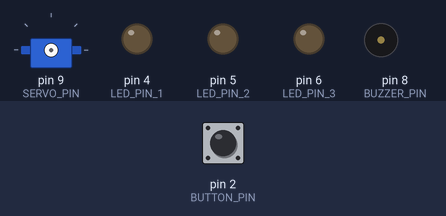
The sketch below on a simulated Arduino Uno, built with avr-gcc and run on an emulated ATmega328P. On the bench: servo, output pins drawn as LEDs (lit = HIGH), buzzer (waves = sounding). Inputs (shaded band) come from the test bench; at power-on: pin 2 (BUTTON_PIN) HIGH. Random numbers use the default seed unless the sketch sets one.

Above: at 1.8 s.
1.9 s: pin 2 (BUTTON_PIN) pulled LOW for 0.15 s
At 2.5 s:
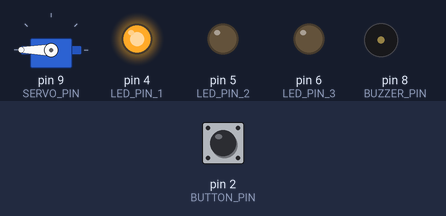
5.0 s: pin 2 (BUTTON_PIN) pulsed LOW 5 times (0.12 s each, 0.3 s apart)
At 6.7 s:
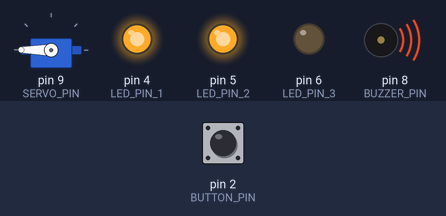
9.5 s: pin 2 (BUTTON_PIN) pulsed LOW 5 times (0.12 s each, 0.3 s apart)
At 11.4 s:
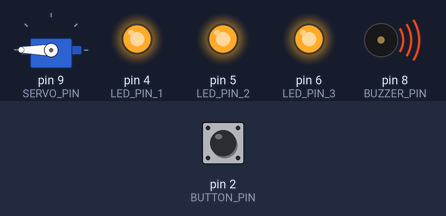
16.6 s: pin 2 (BUTTON_PIN) pulled LOW for 1 s
At 20.4 s:
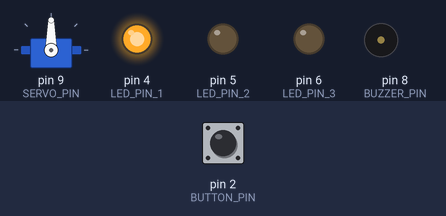
20.6 s: pin 2 (BUTTON_PIN) pulled LOW for 3.2 s
At 24.7 s:
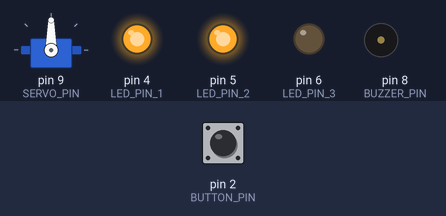
Timing chart, 0 to 26.2 s (numbered marks = the images above; inputs shaded):
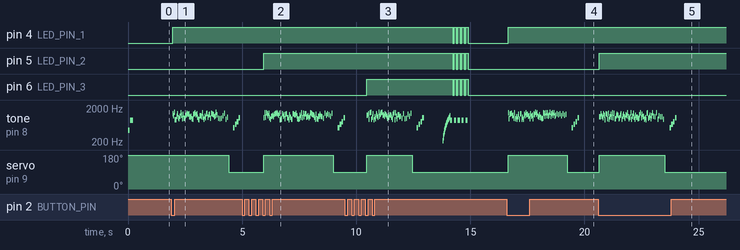

Measured:
- after the input at 1.9 s, pin 4 (LED_PIN_1): LOW → HIGH after 0.05 s; tone on pin 8 (BUZZER_PIN): plays 1334 Hz for 0.01 s, 1198 Hz for 0.01 s, 1476 Hz for 0.01 s, 900 Hz for 0.01 s, 900 Hz for 0.01 s, 1127 Hz for 0.01 s … (67 notes in this stretch), starting after 0.05 s; servo on pin 9 (SERVO_PIN): 180° → 90° after 2.5 s
- after the input at 5.0 s, pin 5 (LED_PIN_2): LOW → HIGH after 0.95 s; tone on pin 8 (BUZZER_PIN): plays 1034 Hz for 0.01 s, 1441 Hz for 0.01 s, 1057 Hz for 0.01 s, 1444 Hz for 0.01 s, 1360 Hz for 0.01 s, 1193 Hz for 0.01 s … (84 notes in this stretch), starting after 0.95 s; servo on pin 9 (SERVO_PIN): 90° → 180° after 0.95 s, → 90° 3.1 s later
- after the input at 9.5 s, pin 4 (LED_PIN_1), pin 5 (LED_PIN_2): alternates HIGH for 0.10 s and LOW for 0.07 s, 9 changes in all, then stays LOW, starting after 4.7 s
- after the input at 16.6 s, pin 4 (LED_PIN_1): LOW → HIGH after 0.05 s; tone on pin 8 (BUZZER_PIN): plays 1467 Hz for 0.01 s, 981 Hz for 0.01 s, 1316 Hz for 0.01 s, 1359 Hz for 0.01 s, 1424 Hz for 0.01 s, 1167 Hz for 0.01 s … (71 notes in this stretch), starting after 0.05 s; servo on pin 9 (SERVO_PIN): 90° → 180° after 0.05 s, → 90° 2.6 s later
- after the input at 20.6 s, pin 5 (LED_PIN_2): LOW → HIGH after 0.05 s; tone on pin 8 (BUZZER_PIN): plays 1115 Hz for 0.01 s, 1105 Hz for 0.01 s, 1347 Hz for 0.01 s, 1133 Hz for 0.01 s, 1030 Hz for 0.01 s, 1349 Hz for 0.01 s … (79 notes in this stretch), starting after 0.05 s; servo on pin 9 (SERVO_PIN): 90° → 180° after 0.05 s, → 90° 2.9 s later

The sketch:

Candy_Roulette.ino
```cpp
/*
  Halloween Candy Roulette
  ---------------------------------------
  Author: Raoul Mendanha
  Date: October 2026

  Description:
  This Halloween-themed Arduino project turns candy selection into a game of chance!
  Trick-or-treaters press a button to spin a motorized "Wheel of Fate" powered by a
  360-degree continuous rotation servo. The pointer spins chaotically with retro arcade
  sound effects and lands squarely on one of four candies (Snickers, Skittles, Twix,
  or Life Savers Gummies). Players get 3 spins total tracked by indicator LEDs before
  the game locks in their haul and triggers a victory fanfare.

  GitHub Repository: https://github.com/raoulmendanha/CandyRoulette
*/

#include <Servo.h>

// --- Pin Definitions ---
const int BUTTON_PIN = 2;
const int SERVO_PIN  = 9;
const int BUZZER_PIN = 8;

// LEDs: Spin 1, 2, and 3 Indicators
const int LED_PIN_1 = 4;
const int LED_PIN_2 = 5;
const int LED_PIN_3 = 6;

// --- Global Objects ---
Servo wheelPointer;

// --- Calibration & Servo Constants ---
// For continuous rotation servos: 90 is stop, 180 is full CW speed
const int SERVO_STOP = 90;
const int SPIN_SPEED = 180;

// CALIBRATION: Milliseconds required to rotate exactly 90 degrees (1 quadrant).
// - Overshooting past the target? Decrease this number (e.g., 140).
// - Undershooting before the target? Increase this number (e.g., 165).
const int MS_PER_90_DEG = 150;

// --- Global Variables ---
int spinCount  = 0;
int currentPos = 0; // 0 = 12 o'clock, 1 = 3 o'clock, 2 = 6 o'clock, 3 = 9 o'clock

// ===================================================================
// SETUP
// ===================================================================
void setup() {
  pinMode(BUTTON_PIN, INPUT_PULLUP);
  pinMode(BUZZER_PIN, OUTPUT);
  pinMode(LED_PIN_1, OUTPUT);
  pinMode(LED_PIN_2, OUTPUT);
  pinMode(LED_PIN_3, OUTPUT);

  stopServo();

  randomSeed(analogRead(A0)); // Seed randomness
  startupFanfare();
  resetGame();
}

// ===================================================================
// LOOP
// ===================================================================
void loop() {
  // Check for button press (active LOW with internal pullup)
  if (digitalRead(BUTTON_PIN) == LOW) {
    delay(50); // Debounce
    if (digitalRead(BUTTON_PIN) == LOW) {
      executeSpin();

      // Debounce release: wait until button is released
      while (digitalRead(BUTTON_PIN) == LOW) {
        delay(10);
      }
    }
  }
}

// ===================================================================
// RESET FUNCTION
// ===================================================================
void resetGame() {
  spinCount = 0;
  stopServo();
  noTone(BUZZER_PIN);

  digitalWrite(LED_PIN_1, LOW);
  digitalWrite(LED_PIN_2, LOW);
  digitalWrite(LED_PIN_3, LOW);

  delay(400);
}

// ===================================================================
// SPIN SEQUENCE
// ===================================================================
void executeSpin() {
  spinCount++;

  // Light up the corresponding turn LED
  if (spinCount == 1) digitalWrite(LED_PIN_1, HIGH);
  if (spinCount == 2) digitalWrite(LED_PIN_2, HIGH);
  if (spinCount == 3) digitalWrite(LED_PIN_3, HIGH);

  // 1. Pick a random target quadrant (0 to 3)
  int targetPos = random(0, 4);

  // 2. Compute 90-degree steps required
  int forwardSteps = (targetPos - currentPos + 4) % 4;
  if (forwardSteps == 0) {
    forwardSteps = 4; // Ensure at least 1 full spin if landing on same item
  }

  // 3. Add 2 to 4 full revolutions for dramatic arcade suspense
  int extraFullRotations = random(2, 5);
  int totalSteps = forwardSteps + (extraFullRotations * 4);

  // 4. Calculate total run duration based on calibration constant
  unsigned long runTime = (unsigned long)totalSteps * MS_PER_90_DEG;

  // 5. Spin and play clicking wheel sound effects
  wheelPointer.attach(SERVO_PIN);
  wheelPointer.write(SPIN_SPEED);

  unsigned long startTime = millis();
  int tickDelay = 35;

  while (millis() - startTime < runTime) {
    tone(BUZZER_PIN, random(900, 1500), 12);
    delay(tickDelay);
    noTone(BUZZER_PIN);

    // Decelerate clicks near the end
    if (runTime - (millis() - startTime) < 500) {
      tickDelay = 65;
    }
  }

  // 6. Hard stop and update logical position
  stopServo();
  currentPos = targetPos;
  delay(200);

  // Candy reward chime
  awardCandyChime();

  // 7. Check if 3 turns are complete
  if (spinCount >= 3) {
    delay(800);
    grandFinaleFanfare();
    resetGame();
  } else {
    delay(800);
  }
}

// ===================================================================
// AUDIO & HELPER ROUTINES
// ===================================================================
void stopServo() {
  if (wheelPointer.attached()) {
    wheelPointer.write(SERVO_STOP);
  }
  wheelPointer.detach(); // Cuts PWM signal to completely prevent idle creep
}

void awardCandyChime() {
  int notes[] = {523, 659, 784, 1046}; // C5, E5, G5, C6
  for (int i = 0; i < 4; i++) {
    tone(BUZZER_PIN, notes[i], 70);
    delay(85);
  }
  noTone(BUZZER_PIN);
}

void grandFinaleFanfare() {
  // Spooky rising slide
  for (int freq = 220; freq < 1200; freq += 45) {
    tone(BUZZER_PIN, freq, 20);
    delay(15);
  }

  // LED strobe and celebratory beeps
  for (int i = 0; i < 5; i++) {
    digitalWrite(LED_PIN_1, HIGH);
    digitalWrite(LED_PIN_2, HIGH);
    digitalWrite(LED_PIN_3, HIGH);
    tone(BUZZER_PIN, 880, 90);
    delay(100);

    digitalWrite(LED_PIN_1, LOW);
    digitalWrite(LED_PIN_2, LOW);
    digitalWrite(LED_PIN_3, LOW);
    delay(70);
  }
  noTone(BUZZER_PIN);
}

void startupFanfare() {
  tone(BUZZER_PIN, 440, 80);
  delay(100);
  tone(BUZZER_PIN, 880, 120);
  delay(150);
  noTone(BUZZER_PIN);
}
```
